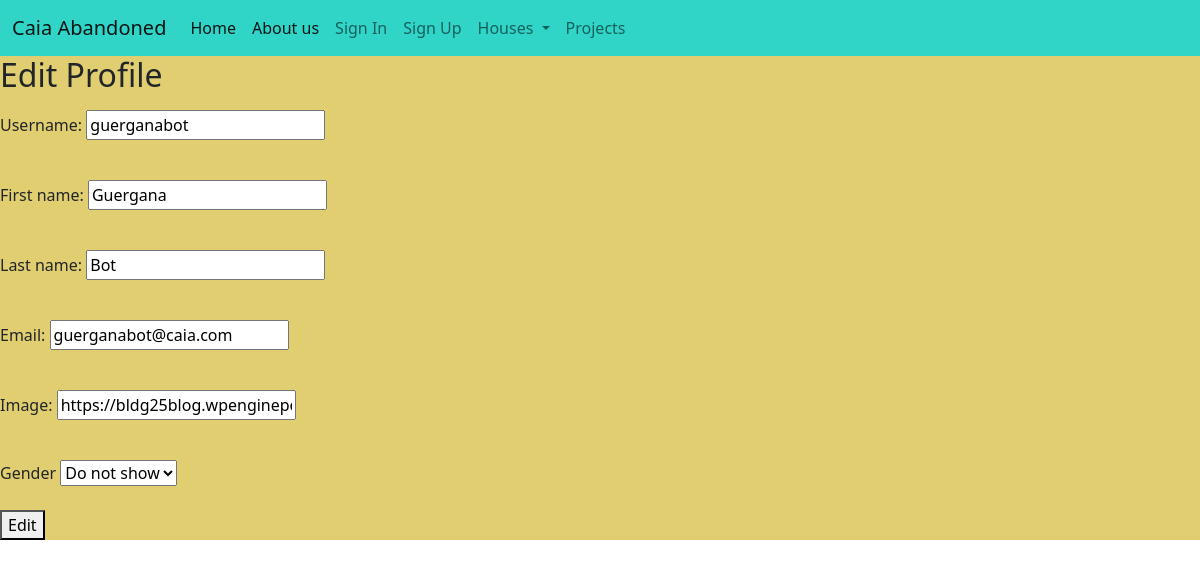
Page /accounts/profile/2/edit/ on the earlier database version.
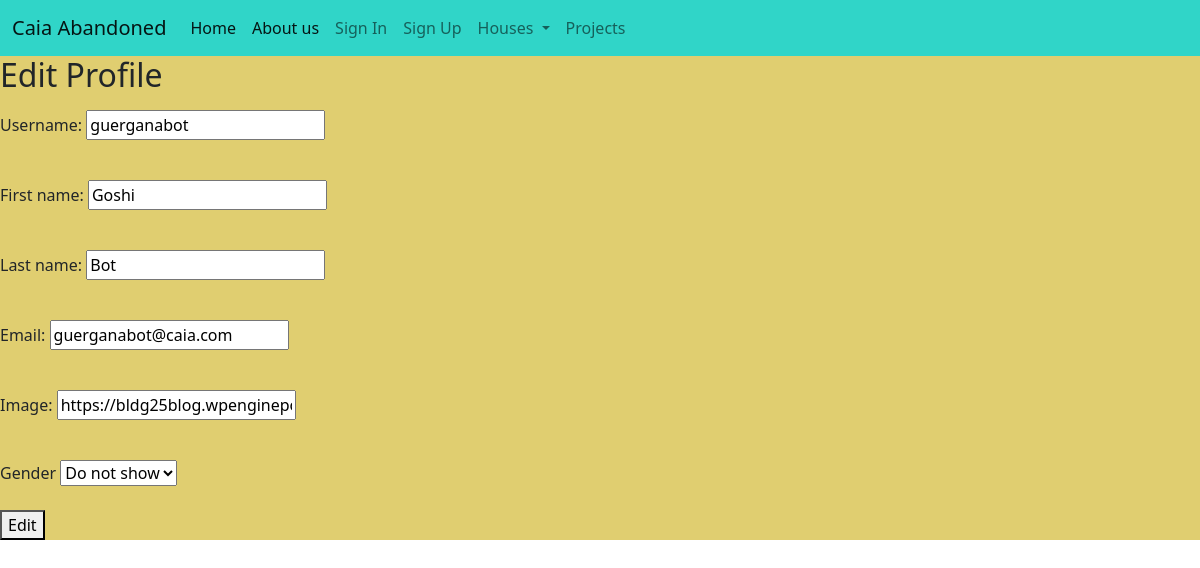
Same page on the later database version.
### caiaAbandoned/accounts/models.py (models this page shows, shortened)
class CaiaAbandonedUser(AbstractUser):
    username = models.CharField(max_length=30, unique=True)
    email = models.EmailField(unique=True)
    first_name = models.CharField(max_length=30)
    last_name = models.CharField(max_length=30)
    profile_picture = models.URLField()
    gender = models.CharField(max_length=12, choices=GENDER)

### caiaAbandoned/accounts/views.py (the view, shortened to what this page needs)
# urls.py: path('edit/', views.UserEditView.as_view(), name='profile-edit'),
class UserEditView(UpdateView):
    model = CaiaAbandonedUser
    form_class = CaiaUserEditForm
    template_name = 'accounts/profile-edit-page.html'

### caiaAbandoned/accounts/forms.py
class CaiaUserEditForm(forms.ModelForm):
    class Meta:
        model = CaiaAbandonedUser
        fields = ('username', 'first_name', 'last_name', 'email', 'profile_picture', 'gender')
        exclude = ('password',)
        labels = {
            'username': 'Username:',
            'first_name': 'First name:',
            'last_name': 'Last name:',
            'email': 'Email:',
            'profile_picture': 'Image:',
            'gender': 'Gender'
        }

### caiaAbandoned/accounts/templates/accounts/profile-edit-page.html (shortened to what this page needs)
{% extends 'base.html' %}
{% block content %}
    <div class="edit-delete"><h2>Edit Profile</h2>
        <form method="post"> {% csrf_token %} {% for field in form %}<p class="error"> {{ field.errors }} </p>
            <div class="label-input"><label>{{ field.label }}</label> {% if not field.label == "Gender:" %}
                {{ field }} {% endif %} </div> <br> {% endfor %}
            <button class="edit-btn" type="submit">Edit</button>
        </form>  </div>
{% endblock %}

### templates/base.html (shortened to what this page needs)
<!doctype html>
<html lang="en">
<head>
    <link href="https://cdn.jsdelivr.net/npm/bootstrap@5.2.3/dist/css/bootstrap.min.css" rel="stylesheet"
>
</head>
<body>
<header>
    <nav class="navbar navbar-expand-lg" style="background-color: #30D5C8">
        <div class="container-fluid">
            <a class="navbar-brand" href="#">Caia Abandoned</a>
            <div class="collapse navbar-collapse" id="navbarSupportedContent">
                <ul class="navbar-nav me-auto mb-2 mb-lg-0">
                    <li class="nav-item">
                        <a class="nav-link active" aria-current="page" href="{% url 'home-page' %}">Home</a>
                    </li>
                    <li class="nav-item">
                        <a class="nav-link active" aria-current="page" href="{% url 'about-us' %}">About us</a>
                    </li>
                    {% if not request.user.is_authenticated %}
                    <li class="nav-item">
                        <a class="nav-link" href="{% url 'login' %}">Sign In</a>
                    </li>
                    <li class="nav-item">
                        <a class="nav-link" href="{% url 'register' %}">Sign Up</a>
                    </li>
                    {% endif %}
                    <li class="nav-item dropdown">
                        <a class="nav-link dropdown-toggle" href="#" role="button" data-bs-toggle="dropdown"
                           aria-expanded="false">
                            Houses
                        </a>
                    </li>
                    <li class="nav-item">
                        <a class="nav-link" href="{% url 'projects-list' %}">Projects</a>
                    </li>
                </ul>
            </div>
        </div>
    </nav>
</header>
<main>
    <div style="background-color: #e0ce70">{% block content %} {% endblock %} </div>
</main>
</body>
</html>

Differences in the rows shown:
changed CaiaAbandonedUser "guerganabot": first_name "Guergana" → "Goshi"
